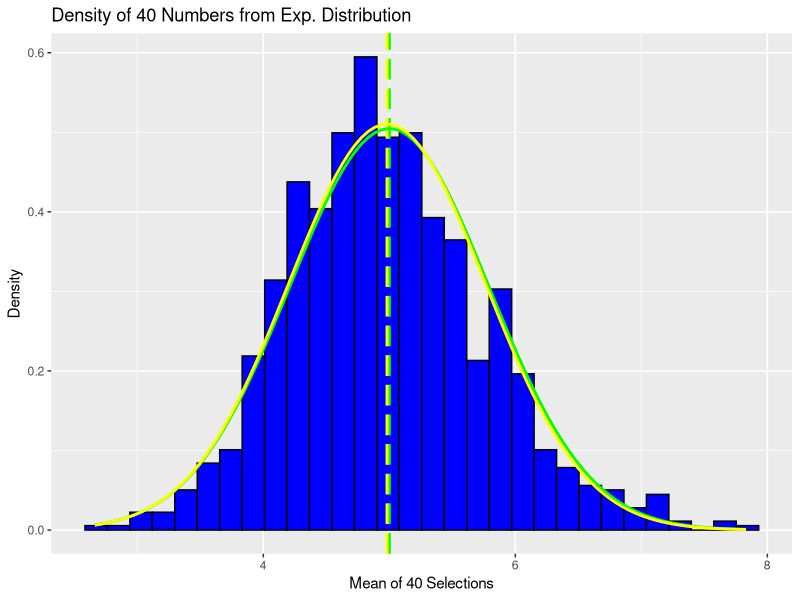

This chart was generated by the following R code:
nsim = 1:1000
n = 40
lambda = 0.2

mns = NULL
for (i in nsim) mns = c(mns, mean(rexp(n,lambda)))


meanofmean = mean(mns)

# Expected Mean
expectedmean = 1/lambda

# Standard Deviation
standardd = sd(mns)

# Expected sd
expectedstandard = (1/lambda) / sqrt(n)

# Varaince
variance = var(mns)

# Expected variance
expectedvariance = ((1/lambda) / sqrt(n))^2

library(ggplot2)
plotdata <- data.frame(mns);
plot1 <- ggplot(plotdata, aes(x =mns))
plot1 <- plot1 +geom_histogram(aes(y=..density..), colour="black",
                               fill = "blue")
plot1<-plot1+labs(title="Density of 40 Numbers from Exp. Distribution", x="Mean of 40 Selections", y="Density")
plot1<-plot1 +geom_vline(xintercept=expectedmean,size=1.0, color="green",linetype ="longdash")
plot1<-plot1 +geom_vline(xintercept=meanofmean,size=1.0, color="yellow",linetype = "longdash")
plot1<-plot1 +stat_function(fun=dnorm,args=list( mean=expectedmean, sd=sqrt(expectedvariance)),color = "green", size = 1.0)
plot1<-plot1 +stat_function(fun=dnorm,args=list( mean=meanofmean, sd=sqrt(variance)),color = "yellow", size = 1.0)
print(plot1)
